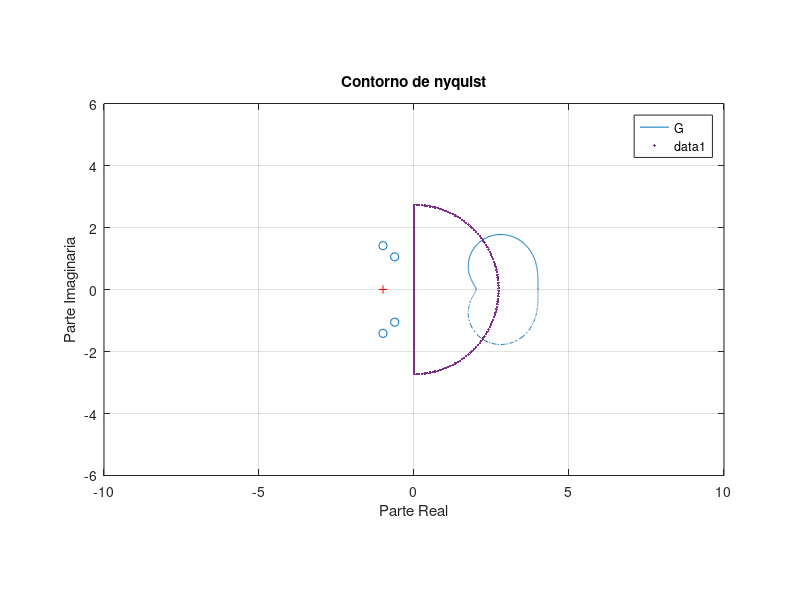

Source code (MATLAB):
imaginarios = false;
figure;

%Cosas funcion de transferencia
num = [4, 5, 6];
den = [1, 2, 3];% polos imaginarios: den = [1, 0, 4];
G = tf(num, den);
polos = pole(G);
ceros = zero(G);
polos_y_ceros = [polos; ceros];
disp(polos_y_ceros);
plot(real(polos_y_ceros), imag(polos_y_ceros), 'o');
hold on;
%---------------

%Determina cual es el polo mas lejano para considerar un contorno + grande
%Genera el angulo y los puntos de aproximacion, asi como los puntos sobre
%el eje imaginario del contorno inicial
centro = 0;
radio = 1;
for i = 1:length(polos_y_ceros)
    distancia = abs(polos_y_ceros(i));
    if distancia > radio
        radio = distancia + 1;
    end
end
angulos = linspace(-pi/2, pi/2, 100);
z = radio * exp(1i * angulos) + centro;
z_eje_imaginario = 1i * linspace(-radio, radio, 100);
%----------------

%Circunferencias chiquitas, crea un arreglo z2_cell donde para cada
%polo se revisa si esta o no sobre el eje imaginario y si lo esta crea una
%circunferencia chiquita de radio 0.2. Los puntos sobre el eje imaginario
%que se encuentren dentro de la circunferencia se sacan del conjunto de
%puntos y se reemplazan por el contorno de puntos de la circunferencia que
%tengan parte real positiva
z2_cell = cell(1, length(polos_y_ceros));
for i = 1:length(polos_y_ceros)
    raiz = polos_y_ceros(i);
    if real(raiz) == 0 && imag(raiz) ~= 0
        imaginarios = true;
        radioExclusion = 0.1;
        centro = raiz;
        angulos2 = linspace(-pi/2, pi/2, 10);
        z2 = radioExclusion * exp(1i * angulos2) + centro;
        z_eje_imaginario = z_eje_imaginario(abs(z_eje_imaginario - raiz) > radioExclusion);
         z2_cell{i} = z2;
    end
end
Ztotal = cat(2, z2_cell{:});
%----------------
z = [z,Ztotal];
%Contorno de Nyquist, Si no tiene polos o ceros sobre el eje imaginario, no
%se complica y usa nyquist (Hace el trabajo solo) si tiene polos o ceros
%sobre el eje imaginario entonces hace un mapeo manual del contorno
%creado antes y lo grafica
if imaginarios
    %...
    y = polyval(num, z) ./ polyval(den, z);
    plot(real(y), imag(y), 'x');
    hold on;
    %...
else
    for i = 1:length(polos_y_ceros)
        distancia = abs(polos_y_ceros(i));
        if distancia > radio
            radio = distancia + 1;
        end
    end
    angulos = linspace(-pi/2, pi/2, 100);
    z = radio * exp(1i * angulos) + centro;
    z_eje_imaginario = 1i * linspace(-radio, radio, 100);
    y = polyval(num, z) ./ polyval(den, z);
    %plot(real(y), imag(y), 'x');
    %hold on;
    nyquist(G);
    hold on;
end
z = [z, z_eje_imaginario];
plot(real(z), imag(z), '.');
%----------------
axis equal; 
title('Contorno de nyquist');
xlabel('Parte Real');
ylabel('Parte Imaginaria');
xlim([-10, 10]);
ylim([-6, 6]);